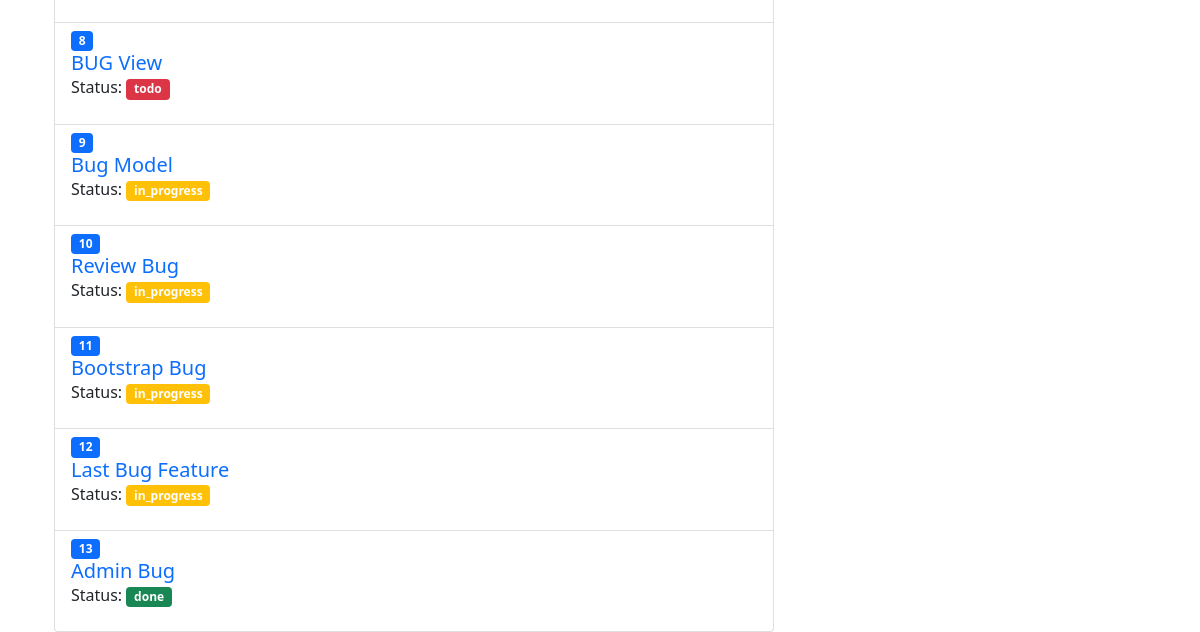
The app's page /bug/link/ (lower part), older data.
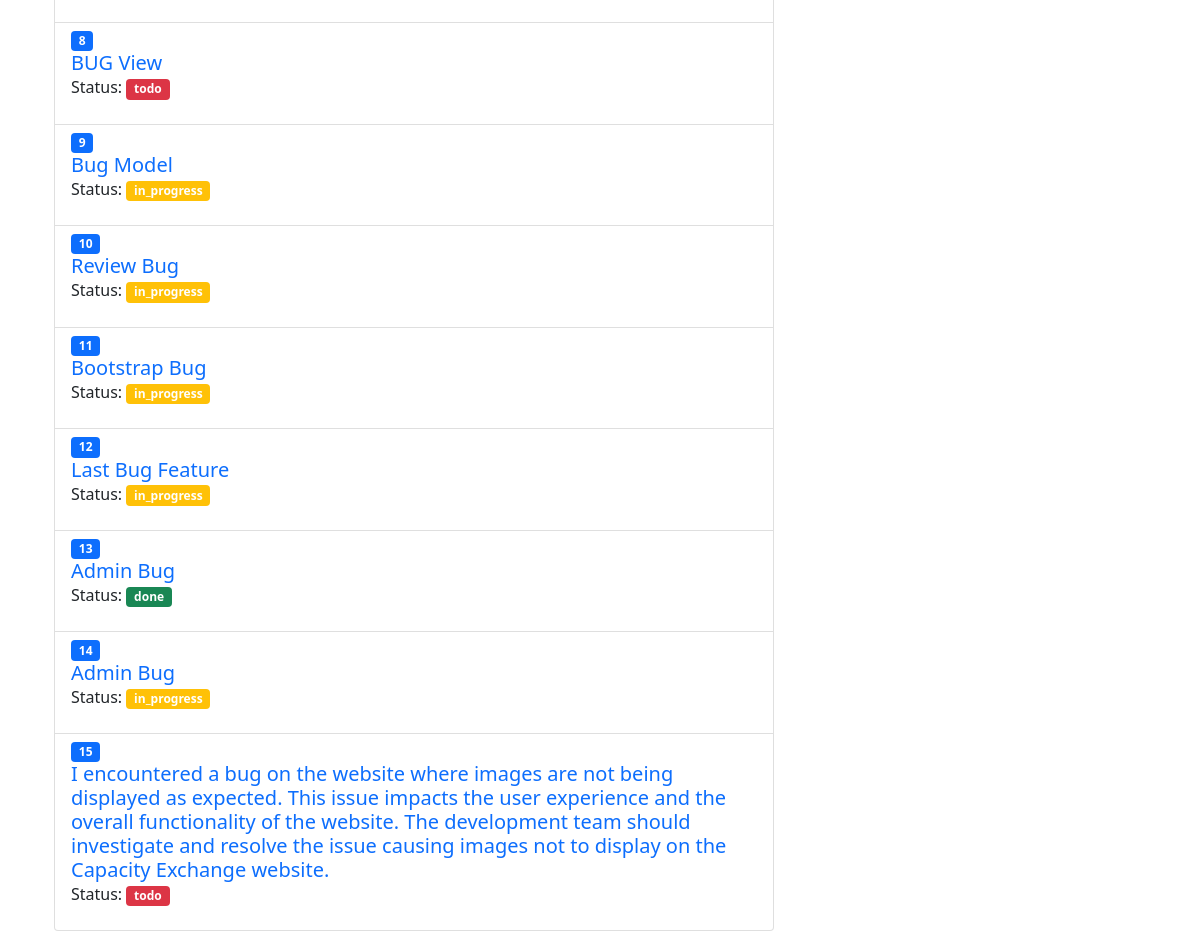
The same page, newer data.
### bug/models.py (models this page shows, shortened)
class Bug(models.Model):
    BUG_TYPES = [
        ('error', 'Error'),
        ('feature', 'New Feature'),
        ('enhancement', 'Enhancement'),
        ('other', 'Other'),
    ]
    STATUS_CHOICES = [
        ('todo', 'To Do'),
        ('in_progress', 'In Progress'),
        ('done', 'Done'),
    ]
    description = models.TextField()
    bug_type = models.CharField(max_length=35, choices=BUG_TYPES, default='error')
    report_date = models.DateField(default=datetime.now)
    status = models.CharField(max_length=35, choices=STATUS_CHOICES, default='todo')

### bug/views.py (the view)
# urls.py: path('link/', views.bug_link, name='bug_list_link'),
def bug_link(request):
    bugs = Bug.objects.all()
    return render(request, 'bug/bug_list_link.html', {'bugs': bugs})

### bug/templates/bug/bug_list_link.html (shortened to what this page needs)
{% extends "bug/base.html" %}
{% block content %}
<div class="container mt-5">
    <div class="row">
        <div class="col-md-8">
            <ul class="list-group">
                {% for bug in bugs %}
                <li class="list-group-item">
                    <span class="badge bg-primary">{{ forloop.counter }}</span>
                    <a href="{% url 'view_bug' bug.id %}" class="text-decoration-none">
                        <h5 class="mb-0">{{ bug.description }}</h5>
                    </a>
                    <p>Status: <span class="badge {{ bug.status|lower }} {% if bug.status == 'done' %}bg-success{% elif bug.status == 'in_progress' %}bg-warning{% else %}bg-danger{% endif %}">{{ bug.status }}</span></p>
                </li>
                {% endfor %}
            </ul>
        </div>
    </div>
</div>
{% endblock content %}

### bug/templates/bug/base.html (shortened to what this page needs)
<!DOCTYPE htlm>
<html>
  <head>
    <link
      href="https://cdn.jsdelivr.net/npm/bootstrap@5.0.2/dist/css/bootstrap.min.css"
      rel="stylesheet"
    />
  </head>
  <body>
    <div class="container p4">
		{% block content %}
		{% endblock content %}
	</div>
  </body>
</html>

Row changes from the older to the newer data that the page shows:
added Bug: description "Admin Bug", status "in_progress"
added Bug: description "I encountered a bug on the website where images are not being displayed as expected. This issue impacts the user experience and the overall functionality of the website. The development team should investigate and resolve the issue causing images not to display on the Capacity Exchange website.", status "todo"
